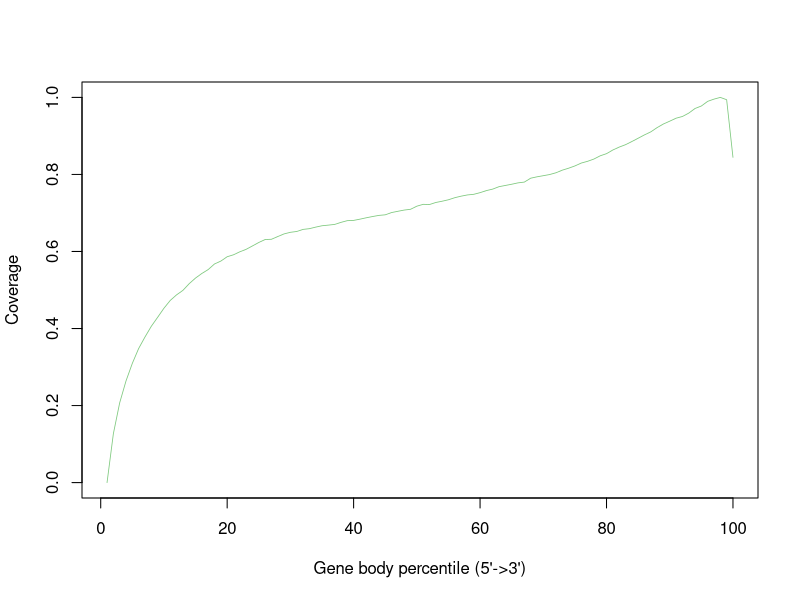
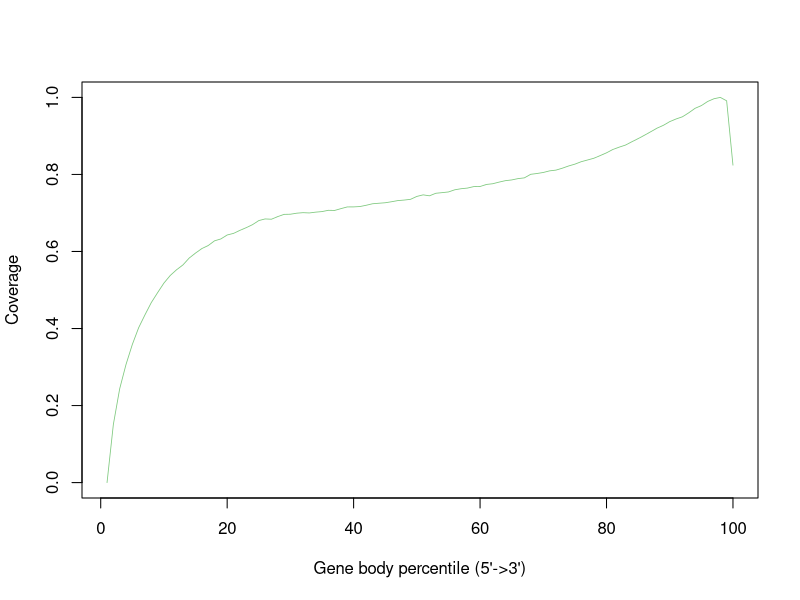
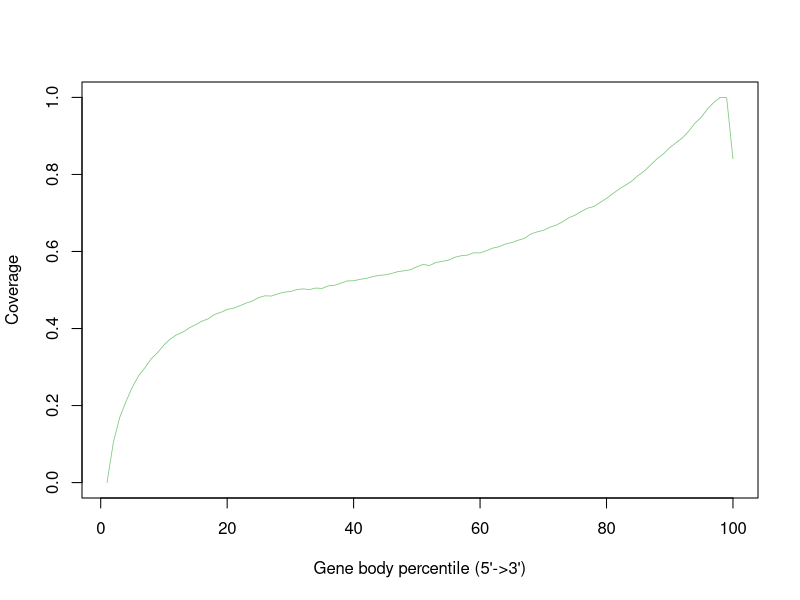
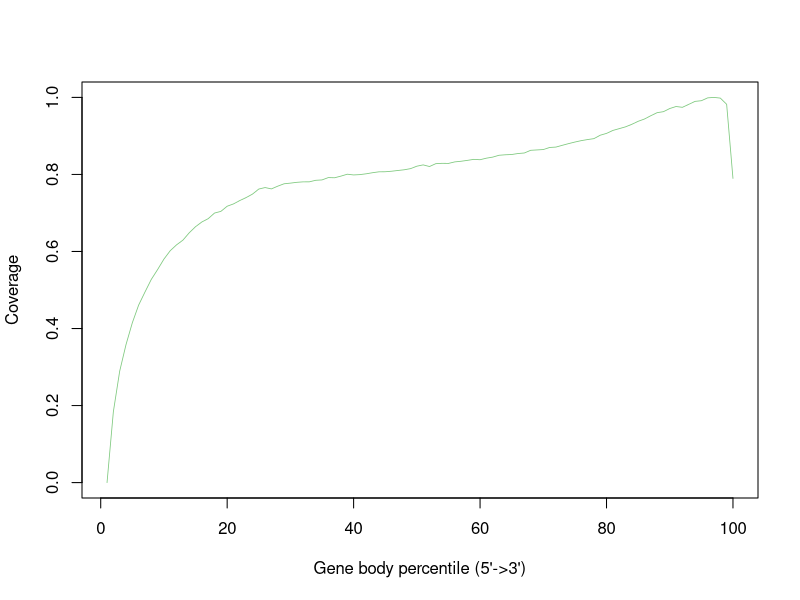
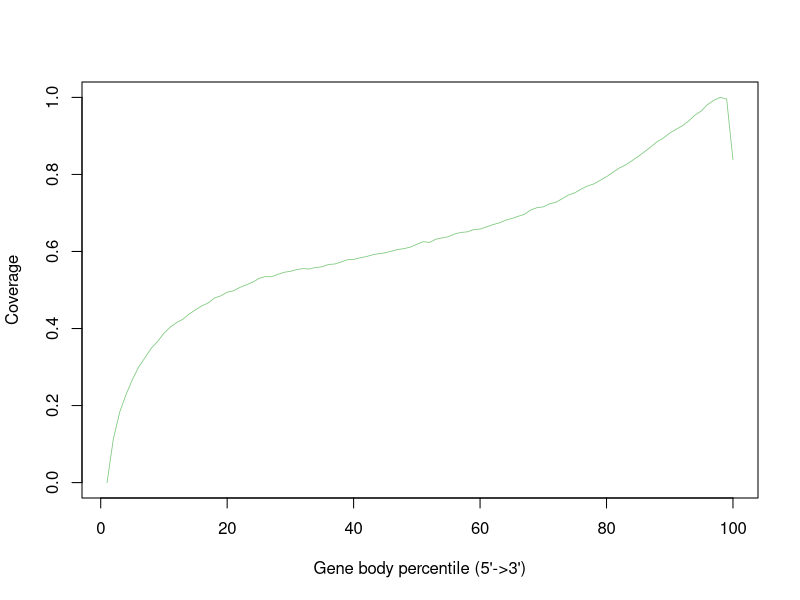
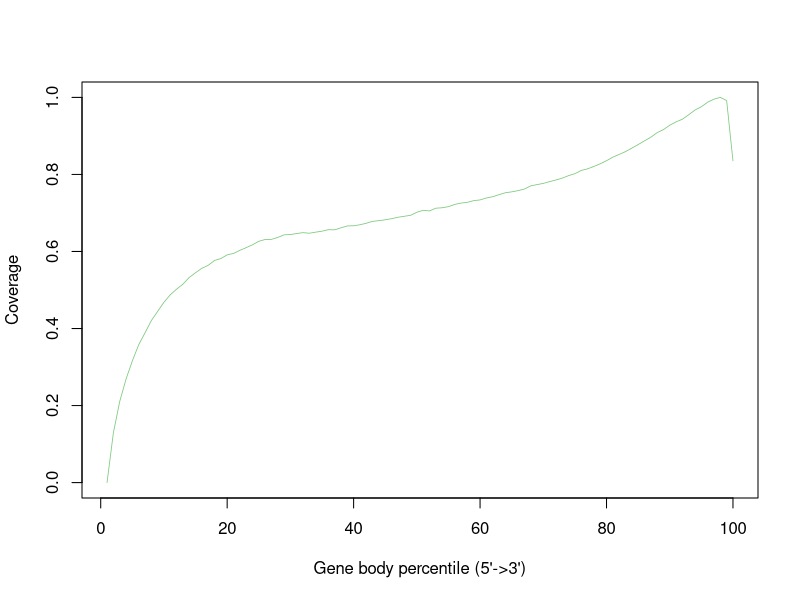
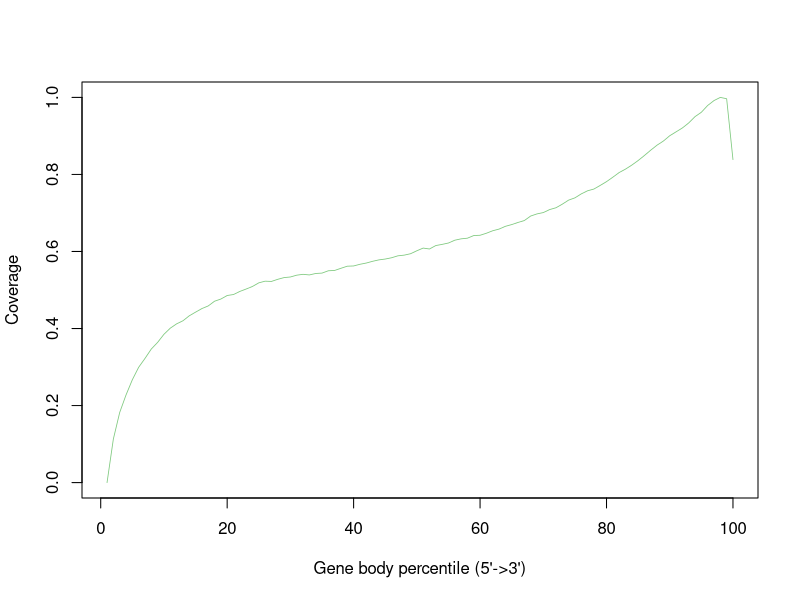
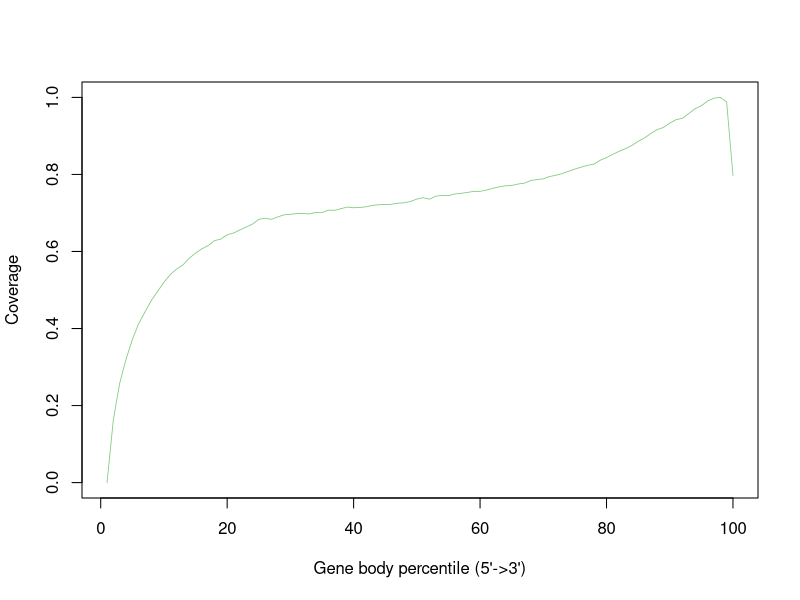

These figures' R source, in order:
# Contents of DG-WT-hRGC.geneBodyCoverage.r
DG_WT_hRGC_sorted <- c(0.0,0.1267465919302898,0.2071205149558365,0.26389926661061375,0.309579213850406,0.3481080497880801,0.37796108446800997,0.4057531385726422,0.4290491208087379,0.45267135841717887,0.4730069281799714,0.48743792516872037,0.4990396768359587,0.5165482075951219,0.5310700675907036,0.5429771612227637,0.5531182061529358,0.5676376423063381,0.5750979177859458,0.586353495070107,0.5914138871178786,0.5991735692564581,0.6055979318784127,0.614407541654427,0.6233811958261561,0.631048834111713,0.6316740610944337,0.6387984169078778,0.6456411098301001,0.6497889252972773,0.6519115895485541,0.6573360551216515,0.6591930600550716,0.6632293166321906,0.6667893814457305,0.6684304779757736,0.6702631201877993,0.6755794140349101,0.6800101353892984,0.6806844296387049,0.6839032299033263,0.687489615156944,0.690758321710544,0.6937014876144928,0.695186712447452,0.7010390483150366,0.7043392026671711,0.7075344481577914,0.7095095687851141,0.7176115098694037,0.7223826256755178,0.7218945322253392,0.7272268917956143,0.7304840695614117,0.7342598563289301,0.7396266158132148,0.7436170369132208,0.7468064403226905,0.7484197248174683,0.752718004949175,0.7580989967375396,0.7619338568894591,0.7682450136516695,0.7714122606576262,0.7745653375093027,0.7781448552100783,0.7801419147166158,0.7902450793440077,0.7938291961299444,0.7967568245840244,0.7997309410881118,0.8043441964035589,0.811082104763866,0.8161780464969375,0.8220993686419396,0.829532546808976,0.834070725166657,0.8399474859054354,0.84837453259078,0.8539633222336899,0.8634729873509931,0.8709804034535028,0.8772231022115913,0.8854199771145793,0.8939817334902864,0.902680219424839,0.9105025485612896,0.9216007625531797,0.9310079737260479,0.9383035211621465,0.9460195119916951,0.950466267994348,0.959146108989058,0.971267215455611,0.9776796142411667,0.9897757986381301,0.9955570351351151,1.0,0.9940077027839972,0.8443404201817428)


pdf("/users/sparthib/retina_lrs/plots/gene_body_percentile/DG-WT-hRGC.geneBodyCoverage.curves.pdf")
x=1:100
icolor = colorRampPalette(c("#7fc97f","#beaed4","#fdc086","#ffff99","#386cb0","#f0027f"))(1)
plot(x,DG_WT_hRGC_sorted,type='l',xlab="Gene body percentile (5'->3')", ylab="Coverage",lwd=0.8,col=icolor[1])
dev.off()


# Contents of EP1-BRN3B-RO.geneBodyCoverage.r
EP1_BRN3B_RO_sorted <- c(0.0,0.15098399776087437,0.24359841348487218,0.3065872772494289,0.3585990576892429,0.4021081361963063,0.4355836140740533,0.46731655710851855,0.49314983962168674,0.5180378308926271,0.5378045963565884,0.5526038986626375,0.5650569732030514,0.5830356284443322,0.5959443482659256,0.6076400034058553,0.6154456914012931,0.6276405416293834,0.6325481057172287,0.6427974298090326,0.6469646471782003,0.6547660670031866,0.6617446342044091,0.6695580989510935,0.6802189036111833,0.6845011083859928,0.6837422059771314,0.6906286458042835,0.6963393131848198,0.6967281869180865,0.6994081639104776,0.7007724592756857,0.7000381169323893,0.702131039633001,0.7035779494161034,0.7069045180609803,0.706545521520875,0.7112808757822778,0.7156717380489238,0.7157403181436381,0.7166975096238201,0.7200236803884006,0.7239195433954656,0.7252371059113221,0.726512890996063,0.7291493181814729,0.7321382673094387,0.7334887092061471,0.7353957494664968,0.7429507728752415,0.7470242713491535,0.744537808864527,0.751115891462017,0.7527639478203865,0.754554372982973,0.7601641234519834,0.7629422321938258,0.7646092782936115,0.7684360548128577,0.7687255308139119,0.774009091781797,0.7758740290726068,0.7800871473595976,0.7838285604698113,0.7857329964227667,0.7891773376353598,0.791084992801622,0.8003281137949222,0.8024389049379332,0.8051184478790918,0.8093094657241678,0.8112302871111453,0.8161516323256183,0.8219670869078357,0.8267467505658762,0.83306353432148,0.8375329960321206,0.8420594631379459,0.8489833760548259,0.8561265210149883,0.8648365547530672,0.8708280532809463,0.8762524277027991,0.8847855493927514,0.8930395399693546,0.9018003938725566,0.9109318551863299,0.920273650493122,0.927584556254595,0.9371592200475533,0.9440154571431196,0.949633382243673,0.9599652122405631,0.971651571449933,0.9787592327218492,0.9894805513579185,0.9965661483588559,1.0,0.9911790300011147,0.8240720183592096)


pdf("/users/sparthib/retina_lrs/plots/gene_body_percentile/EP1-BRN3B-RO.geneBodyCoverage.curves.pdf")
x=1:100
icolor = colorRampPalette(c("#7fc97f","#beaed4","#fdc086","#ffff99","#386cb0","#f0027f"))(1)
plot(x,EP1_BRN3B_RO_sorted,type='l',xlab="Gene body percentile (5'->3')", ylab="Coverage",lwd=0.8,col=icolor[1])
dev.off()


# Contents of EP1-WT_hRO_2.geneBodyCoverage.r
EP1_WT_hRO_2_sorted <- c(0.0,0.10458654081648068,0.1687650684849221,0.21074313613375847,0.2476285628949,0.2775227003391089,0.29833717793185777,0.3215453061740093,0.33750723947437816,0.3571465105465864,0.37259452889027556,0.3838818641487431,0.39070829149832054,0.4016401505739302,0.4100557830568763,0.4190842357821124,0.4250805248415226,0.4366278804900611,0.44191851037101915,0.44964662324984334,0.4526269850493034,0.459146764381679,0.46604378738610874,0.4714288620016122,0.4804307298425021,0.48496550447702536,0.4842807206775565,0.4899105903354965,0.494380062502431,0.4961142652824129,0.5010142698381225,0.5029371241911386,0.501087660771642,0.5050163952014938,0.5041373692716562,0.5106738608020214,0.512389269793517,0.5179243378728262,0.5235741313255223,0.5240073400449362,0.5276086700266313,0.530126442943664,0.5347427564516518,0.5379431721036423,0.5392525520002122,0.5429138912622324,0.5477497828306371,0.5499045858390231,0.5526805949257009,0.5602390879160342,0.5664617350734795,0.5634666831925127,0.5714211541693722,0.5742120912336136,0.5774975547259062,0.5849569640085867,0.5889163275557501,0.5905658393395149,0.5965966828011737,0.5963923300883914,0.601946429852244,0.6086572397182216,0.6124145105651423,0.619408535686728,0.6230387700393231,0.6290670561183713,0.6339658117197827,0.6450946487304142,0.6507841113505799,0.6548297122183295,0.6627003248351707,0.6681651541037129,0.6765882208384337,0.6873548016285889,0.693998286910495,0.7038505142063793,0.7124284512740702,0.7166989828635144,0.7272014395566189,0.7380742409361305,0.7502413752866202,0.7620447070922644,0.7722066750540887,0.7828070854485762,0.7972312586378572,0.8092524437575064,0.8249553677260456,0.8408288631673029,0.853547500051445,0.8695505893696385,0.8822570935548844,0.8947783361859053,0.9124038766114038,0.9332256695078989,0.9486726173193325,0.9707774431241081,0.9874273718207125,1.0,0.9994744281365376,0.8405601000971449)


pdf("/users/sparthib/retina_lrs/plots/gene_body_percentile/EP1-WT_hRO_2.geneBodyCoverage.curves.pdf")
x=1:100
icolor = colorRampPalette(c("#7fc97f","#beaed4","#fdc086","#ffff99","#386cb0","#f0027f"))(1)
plot(x,EP1_WT_hRO_2_sorted,type='l',xlab="Gene body percentile (5'->3')", ylab="Coverage",lwd=0.8,col=icolor[1])
dev.off()


# Contents of EP1-WT_ROs_D45.geneBodyCoverage.r
EP1_WT_ROs_D45_sorted <- c(0.0,0.1839773006392429,0.2892377895582957,0.35819782838761205,0.4148897989725579,0.46088634093066544,0.49473278509017016,0.5275006598295022,0.5531484644779628,0.5802441959623542,0.6021678203348113,0.6173073472541184,0.6294401601554023,0.6485193769215402,0.6644193167349556,0.6766681795378607,0.685194496570419,0.6997818057536316,0.7040824761747304,0.7174825621742456,0.7235058381068731,0.732334742999116,0.7400028628366576,0.7489186008419093,0.7621042805619153,0.7659419363931307,0.762482137407088,0.7695635923018216,0.7757636808838556,0.7774504498588625,0.779519979196012,0.7807250184913668,0.7808518561303217,0.7847937525597891,0.7857841403997862,0.7918563289141884,0.7914023041054165,0.7956863434314592,0.8005954585832408,0.7987227645897916,0.7995913817583693,0.8017083934848441,0.8045235434399095,0.8068137719033462,0.8070197604787238,0.8083581345730187,0.8102805175384296,0.8121024601312402,0.8150777099153731,0.821434792765727,0.8248160946176096,0.8205684639050685,0.8279948812186351,0.8288751033773749,0.8286055325319542,0.8325812223658726,0.8342484181356412,0.836549066572639,0.8391544685893166,0.8382238219310696,0.8422375957467875,0.844995088514815,0.8497964897438244,0.851056244116035,0.8517606751914036,0.8543205562255439,0.8556899042020321,0.8626838721814942,0.8636313542480046,0.864624520747618,0.8700067844243543,0.8710556058415762,0.8756179606183024,0.880034926116871,0.8841110563233896,0.8877499154041166,0.8905553400505251,0.8929303176322584,0.9018221509922818,0.9065833025194965,0.9142108048914707,0.9188599110559229,0.9235410126686039,0.9301412282353824,0.9379419473443186,0.9438918748356044,0.9524255062809762,0.9603419892530436,0.96296063076554,0.971130380389103,0.9763789006404852,0.9742701023049349,0.9819823129325642,0.9896905190213349,0.9914076080762723,0.9988134306185652,1.0,0.9982035148327915,0.9821397158272983,0.7896553035969626)


pdf("/users/sparthib/retina_lrs/plots/gene_body_percentile/EP1-WT_ROs_D45.geneBodyCoverage.curves.pdf")
x=1:100
icolor = colorRampPalette(c("#7fc97f","#beaed4","#fdc086","#ffff99","#386cb0","#f0027f"))(1)
plot(x,EP1_WT_ROs_D45_sorted,type='l',xlab="Gene body percentile (5'->3')", ylab="Coverage",lwd=0.8,col=icolor[1])
dev.off()


# Contents of H9-BRN3B_hRO_2.geneBodyCoverage.r
H9_BRN3B_hRO_2_sorted <- c(0.0,0.11338481108383999,0.18274622831458684,0.2283304898844867,0.26709279547239706,0.29971677787593975,0.32416334250506923,0.3488866297584636,0.3664651097368434,0.38776647949160875,0.40374018555775587,0.4155278384046553,0.4240349724452817,0.43790982408283957,0.44857226337474576,0.4590075658918894,0.4663392090918717,0.479248420759837,0.4848404106103445,0.4943530409756915,0.49786341291302444,0.5066854467309689,0.5132680176407093,0.5199777140251699,0.5297338780796566,0.5347890171491969,0.5344401876123089,0.5404164184081639,0.5459751205469536,0.5484815271967519,0.5529294865513693,0.5556048999511648,0.5544940090021035,0.5584304043834681,0.5602921949897351,0.5661969115325228,0.5674669809606142,0.5725460733538683,0.578494399762304,0.5793995884572044,0.5835878641497864,0.58675197474164,0.591296883321928,0.5944396087814762,0.5965930372774958,0.6008460610265496,0.6052387054892918,0.6075196545664023,0.6115695442527037,0.6186076234193769,0.6255307760205202,0.6235469469340535,0.6317783955046378,0.6351617901321394,0.6384803873148729,0.6457193780709642,0.6494280934063068,0.6510378061481712,0.657082390346129,0.6582289396451313,0.6637211651370782,0.6696066202443022,0.6740723099972975,0.680912490260628,0.6854084550392656,0.6912140492713448,0.6963272689773541,0.7078010592011581,0.7136872551328268,0.71583125046425,0.7237558495498158,0.727765388998026,0.737151091441838,0.7467442741184782,0.7525271991225477,0.7620808711621343,0.7701187669994516,0.7754458874168103,0.7846865364343388,0.7941866221724213,0.8054839974017806,0.8164165906745414,0.8245511394077514,0.8353948831354377,0.8465885429425309,0.8588393098439961,0.8715256321306822,0.8847956746915404,0.8944411595739805,0.9075817554101915,0.9171834822620946,0.9263584942338177,0.9389500897681674,0.9543245182468024,0.964841262064573,0.9817740394569026,0.9928026929660003,1.0,0.9957362096023491,0.8382037437118821)


pdf("/users/sparthib/retina_lrs/plots/gene_body_percentile/H9-BRN3B_hRO_2.geneBodyCoverage.curves.pdf")
x=1:100
icolor = colorRampPalette(c("#7fc97f","#beaed4","#fdc086","#ffff99","#386cb0","#f0027f"))(1)
plot(x,H9_BRN3B_hRO_2_sorted,type='l',xlab="Gene body percentile (5'->3')", ylab="Coverage",lwd=0.8,col=icolor[1])
dev.off()


# Contents of H9-BRN3B-RO.geneBodyCoverage.r
H9_BRN3B_RO_sorted <- c(0.0,0.1288550285742977,0.21014605350723756,0.26848353697839333,0.31587235660468044,0.3575369489416838,0.38866615841893676,0.42040395226776717,0.4444308462253735,0.46814473669970275,0.48755233653498653,0.5021043194729079,0.515159236663243,0.5325461348363367,0.5449084062956245,0.5564616093474528,0.5641077156369919,0.576751232488917,0.5816524816818801,0.5912304734315185,0.5949194506595481,0.6029771347069979,0.6100105759764415,0.6172809077633273,0.6264357894875042,0.6311304159298583,0.6313984613116376,0.6364843332371128,0.6432365645978193,0.6440100781373224,0.6466390448159884,0.6488911369910966,0.6473898486593916,0.6502163187263267,0.6526679013881125,0.6566261304505266,0.656186378475892,0.6614940957451433,0.6662785319387924,0.6667246000476549,0.6693902925629825,0.67324696670315,0.6781717417219166,0.6800589884356195,0.6822853192992142,0.6851077442015315,0.6887948052989528,0.6913614267650446,0.693918644997595,0.7017994772866668,0.7068440814362605,0.7052893543509205,0.7123810956683206,0.7134955030366235,0.7163852054136367,0.7221958005159004,0.7256628259484535,0.7277574405746688,0.7320069569734646,0.7338549939774951,0.7389404046122683,0.7422501299154295,0.7474945439068023,0.7524771221989232,0.7547899982949986,0.7579739686560065,0.7620035203577344,0.770359340134296,0.7736130718430108,0.7767547808789327,0.781351081433954,0.7855970139588341,0.7904490469822806,0.7969455458745619,0.8020896113962932,0.8104071795284864,0.8145531539066266,0.8208255364855219,0.8275962194743096,0.8356831777393882,0.844968533764439,0.8520964331760983,0.8592618390702225,0.8682274496709667,0.8775938509239741,0.887226274976452,0.8966511536969167,0.9084283666104306,0.9164194473772873,0.9277454470164161,0.9365127380991878,0.9433422179105341,0.9550682985239229,0.9673293698999655,0.9757155638950606,0.987661112430915,0.9954942188742768,1.0,0.9919117997984159,0.8352036483126785)


pdf("/users/sparthib/retina_lrs/plots/gene_body_percentile/H9-BRN3B-RO.geneBodyCoverage.curves.pdf")
x=1:100
icolor = colorRampPalette(c("#7fc97f","#beaed4","#fdc086","#ffff99","#386cb0","#f0027f"))(1)
plot(x,H9_BRN3B_RO_sorted,type='l',xlab="Gene body percentile (5'->3')", ylab="Coverage",lwd=0.8,col=icolor[1])
dev.off()


# Contents of H9-CRX_hRO_2.geneBodyCoverage.r
H9_CRX_hRO_2_sorted <- c(0.0,0.11312987624180007,0.18192551100129098,0.22738617442312303,0.2669117383655889,0.29936035794359633,0.32235411028335836,0.34675321017400307,0.3640288780982961,0.38498078558031157,0.4008960621993175,0.41209727722115713,0.42004955578361824,0.4329733825664383,0.442482667644547,0.45179528282099896,0.4585947782390989,0.47086148909633296,0.47648780151653497,0.48570673050234775,0.4882706584750043,0.49629912201327414,0.5025337110314259,0.5092020567208904,0.5185472132186676,0.5229031015160701,0.5222447276906682,0.5277464533377961,0.5322218421177126,0.5337930136791136,0.5384812609844051,0.5407122283449128,0.5391032104064412,0.5428778396062883,0.5438814248942202,0.5499059993344069,0.5507957720346448,0.5563813394390696,0.5617959418511199,0.5624230869463087,0.5667627319286968,0.5699881511306468,0.5745002924617072,0.5782088545755696,0.5803702546071264,0.5836959229552771,0.5887299833273583,0.590518880939509,0.5941385696968106,0.6018494408772046,0.6088305113991702,0.6064742462787358,0.6153982797946561,0.6184271384775419,0.6219877606347909,0.6292673362522078,0.6328184421238927,0.6345014573863194,0.6413851774007907,0.6420962189445728,0.6473519431407406,0.6537895462509253,0.6581219172908994,0.6652950636456288,0.6698256906348539,0.675394960032968,0.6803072775793851,0.6920027925375913,0.6975530840558737,0.7010078238633987,0.7087857465731118,0.7134679231445089,0.7227632011800194,0.7333237623564729,0.7392061941174588,0.7494771648797652,0.7575578039147483,0.7620678669765476,0.7715145852116375,0.7813420095605855,0.7928632780486364,0.8049641648953523,0.8137962623421164,0.8242793259516491,0.8360915521362557,0.8493184780834201,0.8631320228751816,0.8761285890821405,0.8868006111205453,0.90050876578425,0.9106003490945446,0.920703472268368,0.9337421507735126,0.9501319837709047,0.9614590434656343,0.9790897125945032,0.991793844439905,1.0,0.9965816845958408,0.8385337919745445)


pdf("/users/sparthib/retina_lrs/plots/gene_body_percentile/H9-CRX_hRO_2.geneBodyCoverage.curves.pdf")
x=1:100
icolor = colorRampPalette(c("#7fc97f","#beaed4","#fdc086","#ffff99","#386cb0","#f0027f"))(1)
plot(x,H9_CRX_hRO_2_sorted,type='l',xlab="Gene body percentile (5'->3')", ylab="Coverage",lwd=0.8,col=icolor[1])
dev.off()


# Contents of H9-CRX_ROs_D45.geneBodyCoverage.r
H9_CRX_ROs_D45_sorted <- c(0.0,0.16348247472627594,0.2577019599872474,0.31996082989595864,0.3712018399239358,0.41248668144124667,0.44301527053589873,0.4727884135111011,0.49638323609175483,0.5200731124697703,0.5402036983028641,0.5542810995293976,0.565055701084169,0.5825329406619061,0.5958923879860469,0.6071019874756587,0.6153070047988274,0.6282061359144916,0.6321128249318126,0.6433811769309771,0.6478800665438333,0.6558972699137926,0.6633134509900857,0.6711471189304291,0.6834041627476273,0.6863370686167559,0.683404074530646,0.6897924395576942,0.6950904426957486,0.696424592212593,0.6983003939946819,0.6988393115335058,0.6973806878560327,0.7013315294724995,0.7013017562413073,0.7072624894514544,0.706858058700638,0.7110995311620312,0.715349604779102,0.7135101925018036,0.7142828409326087,0.716057060860719,0.7198159423258548,0.721422902857401,0.7218915996791019,0.7226139203220696,0.7252790876529219,0.7264011194382061,0.7299651295916277,0.736066392453002,0.7396256388894329,0.7358408216317919,0.7436202361286295,0.7454227295992497,0.7449464020086654,0.749300218795757,0.7509758121387625,0.7533945453323249,0.755984154818685,0.7561254784227439,0.7595302569249007,0.7638964681978665,0.7676314869695579,0.7704874235224934,0.7713772241044785,0.7750766473242113,0.7774112215176038,0.7841453088944066,0.7867211124231916,0.788506447690947,0.794640218509934,0.7977901822615764,0.802375480407626,0.8083070579054501,0.8141014138888463,0.8189931337194767,0.8237988861018204,0.8266877275887846,0.8368602923546048,0.8437113113401341,0.852360060079293,0.8601353724864997,0.8668240281179278,0.8753349819322801,0.8858997593970052,0.8945626228531736,0.9064374224903547,0.9164527404869895,0.9219367050216458,0.9333864752428745,0.9422647645674025,0.945646430220456,0.9580701600238397,0.9706474755916845,0.9786358320087554,0.9907470531558479,0.9980118538922126,1.0,0.9881334927590619,0.7973743274116802)


pdf("/users/sparthib/retina_lrs/plots/gene_body_percentile/H9-CRX_ROs_D45.geneBodyCoverage.curves.pdf")
x=1:100
icolor = colorRampPalette(c("#7fc97f","#beaed4","#fdc086","#ffff99","#386cb0","#f0027f"))(1)
plot(x,H9_CRX_ROs_D45_sorted,type='l',xlab="Gene body percentile (5'->3')", ylab="Coverage",lwd=0.8,col=icolor[1])
dev.off()


# Contents of H9-FT_1.geneBodyCoverage.r
H9_FT_1_sorted <- c(0.0,0.15317699223169073,0.24748949591136618,0.3106465276841373,0.3636793082906491,0.4084065628317643,0.4413658195658078,0.47411819149252704,0.4996218718010563,0.5281838134795455,0.5505751688852341,0.5669897817390606,0.578048433075487,0.598538638649855,0.6119185400567098,0.6241306311695892,0.6327964963791993,0.648924395251272,0.6551197975719523,0.6669360980436472,0.6705556325781531,0.6807462286887441,0.6883428514272076,0.6970623370259866,0.7089829661887678,0.7132579102735273,0.7127824170704022,0.7203047815839603,0.7258761109454598,0.7294684871010362,0.7338730823747185,0.7356315399307303,0.7344989279087478,0.7378559314469338,0.7387102492176931,0.7444859944429778,0.743508799251467,0.7484271247000075,0.7530388580059926,0.7513076854413996,0.7551924098344985,0.7564623331009994,0.7601942995258996,0.7614194652774744,0.7616938978477776,0.765429852566087,0.7696480742556927,0.769355599405681,0.7725827618362103,0.7810878291845585,0.786094783375527,0.7814757698514139,0.7887932753574746,0.7893485344287846,0.7911267435331089,0.798431461177762,0.8012428915000605,0.8003919922665091,0.805145784785357,0.8057766948189536,0.8091721252476065,0.8107186334967268,0.8157825633078273,0.8170797082595024,0.816898715706216,0.8197685776922722,0.8231526763031433,0.8331026453780427,0.836646718868996,0.837854981853265,0.8417954157416042,0.843523359687723,0.850436085065867,0.8560046922588491,0.8614337724887521,0.8659719439385221,0.8704543425868071,0.8724607073966383,0.8793491864831039,0.8848124520850861,0.8939607108784817,0.9006542067316062,0.9042509510180594,0.9112649663875494,0.919747686631557,0.9268063329034839,0.9342587440167686,0.9415048400789302,0.9467203250395823,0.9539103317690361,0.9569502343280644,0.9592250176149626,0.9674823043219807,0.9776022506636077,0.9822665281526035,0.9931207003190001,0.9980076891764681,1.0,0.9932223068415692,0.8183313360213165)


pdf("/users/sparthib/retina_lrs/plots/gene_body_percentile/H9-FT_1.geneBodyCoverage.curves.pdf")
x=1:100
icolor = colorRampPalette(c("#7fc97f","#beaed4","#fdc086","#ffff99","#386cb0","#f0027f"))(1)
plot(x,H9_FT_1_sorted,type='l',xlab="Gene body percentile (5'->3')", ylab="Coverage",lwd=0.8,col=icolor[1])
dev.off()


# Contents of H9-FT_2.geneBodyCoverage.r
H9_FT_2_sorted <- c(0.0,0.14540130195543396,0.23172854694632333,0.28757828092144155,0.3351886418247105,0.3757004210410781,0.40427848869802374,0.433975257150439,0.4557402535694016,0.4822819578931135,0.5019329960466181,0.5164289381164785,0.52557291388074,0.5436650371962457,0.554592029187365,0.5650617181893774,0.5723502233719826,0.5883157453802533,0.5937551015020907,0.604857081527474,0.6078962742623097,0.6170112821781043,0.6234793095231975,0.6307967825542695,0.6417283593847145,0.644963032996255,0.6441404016736053,0.6507024876921378,0.6557008656315582,0.6592220222336921,0.6635694224561263,0.6656114126376234,0.6628916998430735,0.6664560650824889,0.6672236088659678,0.6727345162681909,0.6723491118957824,0.6774544694194691,0.6818910656069668,0.6801088135199965,0.6845245695287411,0.685978866669399,0.6893984621337426,0.6910388620706662,0.6910684551244958,0.694934725086782,0.6994448176380158,0.6992081426746425,0.7021113185094826,0.7106591262268787,0.7158604180400924,0.7115867225831818,0.719825123113356,0.7203932263861671,0.7230561844272458,0.7315104197420402,0.7339796335879771,0.7343191895671286,0.7391281302816828,0.7392691488245792,0.7432180153619904,0.7462726298291036,0.7509998075756829,0.7538758911781439,0.754380570840283,0.7586837898837604,0.7629393543851557,0.7737867368934379,0.7785760183727016,0.7794642962584237,0.7850384188695314,0.7880840025925182,0.7953487499713447,0.8023384069906295,0.8089493979619694,0.8146963551222033,0.8205748832776322,0.824013443304641,0.8308887572098335,0.8387466855432375,0.8490222830137955,0.8575407060791496,0.8637321147849258,0.8717177934140867,0.8812522446609199,0.8901553774260573,0.8994849002484844,0.9090311609299444,0.9168522716142177,0.9263918634384767,0.932732418356863,0.9372680053934382,0.9482665486649434,0.9624852468901244,0.970584921297065,0.9868338002691162,0.9942448457027899,1.0,0.9969669203842652,0.8227623379068263)


pdf("/users/sparthib/retina_lrs/plots/gene_body_percentile/H9-FT_2.geneBodyCoverage.curves.pdf")
x=1:100
icolor = colorRampPalette(c("#7fc97f","#beaed4","#fdc086","#ffff99","#386cb0","#f0027f"))(1)
plot(x,H9_FT_2_sorted,type='l',xlab="Gene body percentile (5'->3')", ylab="Coverage",lwd=0.8,col=icolor[1])
dev.off()


# Contents of H9-hRGC_1.geneBodyCoverage.r
H9_hRGC_1_sorted <- c(0.0,0.1159105878368739,0.18791957158532893,0.23789217235250745,0.28090963453023315,0.3168067960763765,0.3411614474794706,0.3707772849026894,0.39102988449656745,0.4151960411775137,0.43271588395524924,0.44623717202584995,0.4539806218759208,0.46896036910966493,0.4803977155306318,0.492455377916085,0.5008223103086447,0.5122368240355937,0.521151907746583,0.531781943438917,0.5337662212124727,0.5400847109614264,0.5445892515009579,0.5525573617272049,0.5598341579769099,0.5616651067103454,0.5622255910167848,0.5705145255932834,0.575723213083367,0.5770903414704388,0.5796274370984279,0.5819052066542136,0.5842678071680659,0.5852612793508448,0.5857769315792491,0.5883346932952545,0.590735959393137,0.5961064756853475,0.5996105442380947,0.5982382493290188,0.6037317621773257,0.6069773379678702,0.6114282133433597,0.6143182990876256,0.6149067826100869,0.6200703046981351,0.6237790341870427,0.6244990140276072,0.6270031105795705,0.6342062422252177,0.6380384682562221,0.6356200359723261,0.6433804853464103,0.6435988125665815,0.6505134522900026,0.6596368635011552,0.6619422989489627,0.6602760122716564,0.6673563140232074,0.6693479249247688,0.6750002666592002,0.6779905162655445,0.6851336495911448,0.6920296231705513,0.6935360809897323,0.6976451326029538,0.7045196067843433,0.7132406959271808,0.719048533307734,0.7232067502109941,0.7307707050869242,0.73151785083351,0.739955447914125,0.7494083498995362,0.7567444778212876,0.7656228958922483,0.7708519161463478,0.7741456572549302,0.7834762293322454,0.791692499276687,0.8022120380629343,0.8120299298286314,0.8208146838555187,0.8290592863399825,0.8401464758986749,0.8488280661474812,0.8614353798093654,0.8747345074337919,0.8865746759090746,0.8965578963789014,0.9099701875014167,0.9164936715105311,0.9326980511212353,0.9540337870539625,0.9609370937613747,0.9815061844935008,0.993269021800723,1.0,0.9948866431739911,0.831700212394053)


pdf("/users/sparthib/retina_lrs/plots/gene_body_percentile/H9-hRGC_1.geneBodyCoverage.curves.pdf")
x=1:100
icolor = colorRampPalette(c("#7fc97f","#beaed4","#fdc086","#ffff99","#386cb0","#f0027f"))(1)
plot(x,H9_hRGC_1_sorted,type='l',xlab="Gene body percentile (5'->3')", ylab="Coverage",lwd=0.8,col=icolor[1])
dev.off()


# Contents of H9-hRGC_2.geneBodyCoverage.r
H9_hRGC_2_sorted <- c(0.0,0.14820576254026782,0.23367733122321327,0.2904845271368621,0.33801623119126906,0.3778638694478939,0.40740610335061095,0.4362661245086252,0.4582624844259487,0.4839367828748723,0.5029413192083748,0.5174424889273866,0.5261059179914795,0.5447764795651493,0.5581871405095417,0.5687550689393696,0.577661825034364,0.5918196008826694,0.597786787032737,0.6098808805415432,0.6134772316318143,0.6220381717990205,0.6282684651128243,0.6369179897751515,0.6458365421851925,0.651461814610548,0.6504807020807892,0.656843760005002,0.6630465136327277,0.6670367181162424,0.6700122152412158,0.673132632114916,0.6740439535183923,0.6768764147168135,0.6794840282828091,0.6822567902594553,0.6829992404608403,0.6883297395687608,0.692148964763465,0.6916861275962994,0.6955172836647769,0.6984062595284398,0.7010631215884316,0.7042111230011189,0.7042577251734888,0.7095245780036491,0.7135120016068106,0.7157537948476387,0.7196012773749638,0.7266679428814352,0.7318405148970415,0.7284469886609155,0.7349468479573402,0.737169892682239,0.7402633529576771,0.7468472217525126,0.7503753964212223,0.7511273105863899,0.753904692412655,0.7565376030192825,0.7615889824749817,0.7650479491052249,0.7708115479016957,0.7733875401669013,0.7760304529722184,0.7789498839610394,0.7823074830171188,0.7919735540072531,0.7961343789563069,0.7974242140581754,0.8021297327331774,0.8050688541490152,0.8120855535149476,0.8178386118778217,0.8225281629172475,0.8301805177084218,0.8340448200765926,0.8387112718679236,0.8459657813569602,0.8510600401935887,0.8617571450011119,0.8682051543348228,0.8741269493410614,0.8821811413432675,0.890180478237862,0.8979170219390827,0.9059317433814374,0.9171549279577063,0.9240393560952278,0.9322912148670528,0.9393559068455317,0.9438991476960541,0.9534074261526009,0.9674973844026162,0.9742072898715224,0.9885790140953854,0.9950688711931206,1.0,0.9953321129155835,0.829286195557427)


pdf("/users/sparthib/retina_lrs/plots/gene_body_percentile/H9-hRGC_2.geneBodyCoverage.curves.pdf")
x=1:100
icolor = colorRampPalette(c("#7fc97f","#beaed4","#fdc086","#ffff99","#386cb0","#f0027f"))(1)
plot(x,H9_hRGC_2_sorted,type='l',xlab="Gene body percentile (5'->3')", ylab="Coverage",lwd=0.8,col=icolor[1])
dev.off()


# Contents of hRGC.geneBodyCoverage.r
hRGC_sorted <- c(0.0,0.15550433066737945,0.24740623490380828,0.3103775167142658,0.3597802456699269,0.4021191520539273,0.4341479191059383,0.4628400398612095,0.4861181991037303,0.5096707541222095,0.5279699334704476,0.5411527105331899,0.551004097316077,0.5688140180875653,0.583362804885296,0.593509320978084,0.6017167630225742,0.6139527439181414,0.6188778694484642,0.629636407768657,0.632587463158359,0.6400820414052635,0.6458125260654858,0.6533824581625017,0.661126948126811,0.6663694948175409,0.6652972409609056,0.6711048754971096,0.6772769448120868,0.6796466424749025,0.6807015171400296,0.6834372871346177,0.68555733720148,0.6869021115717683,0.6896802466471763,0.6910522255269685,0.6912019823899663,0.694762392380413,0.6987764309638029,0.6985172749955958,0.7000423650808199,0.7022423118867596,0.705570400648471,0.7072156924062706,0.7085869053338535,0.7129444074527678,0.7152902813606586,0.7169993584489943,0.7195102554397794,0.7259158873543139,0.7298324387099568,0.7270468818217619,0.7320642121508018,0.7352349637638574,0.7374492787767585,0.7416909636391922,0.7450342657965098,0.7472990280066464,0.7488585859412905,0.7523597799023121,0.7565422223231754,0.7586097914576255,0.7642096680600834,0.7667066194382295,0.7690428529131408,0.772227286017384,0.7748154649448765,0.7839113323157614,0.7871381833251148,0.7893214904796102,0.7928548280212787,0.7967130085361412,0.8028451162755073,0.80787446413059,0.8130140034552368,0.8206832452180151,0.8245935368952576,0.8302225725059605,0.8392688642803998,0.8437674072544126,0.8547928138891963,0.8605107263683274,0.8669214558268757,0.8756413727237022,0.883923798848272,0.8930883113844005,0.9016996743646625,0.9125015021907554,0.9219057049441158,0.9303541314009504,0.9392081691708462,0.9445518479653536,0.9547091138012175,0.9681033200858817,0.9757635024828737,0.9888977340228312,0.9954682833716794,1.0,0.9927954271068374,0.8292389313963018)


pdf("/users/sparthib/retina_lrs/plots/gene_body_percentile/hRGC.geneBodyCoverage.curves.pdf")
x=1:100
icolor = colorRampPalette(c("#7fc97f","#beaed4","#fdc086","#ffff99","#386cb0","#f0027f"))(1)
plot(x,hRGC_sorted,type='l',xlab="Gene body percentile (5'->3')", ylab="Coverage",lwd=0.8,col=icolor[1])
dev.off()


# Contents of YZ-15T_hRGC.geneBodyCoverage.r
YZ_15T_hRGC_sorted <- c(0.0,0.17163698223742652,0.27028478859072985,0.33723376369162117,0.3898429248168096,0.43244728291887446,0.46305278499088465,0.4935535068796982,0.5155825984516574,0.5403537820353299,0.5596416338316552,0.5733114556856078,0.5805840795482539,0.5955147622539437,0.6084374421937239,0.6178792760048177,0.6251411796346796,0.6368556579415036,0.64138838766443,0.6521350846216601,0.6540738319925118,0.6595717415022644,0.6632494093106881,0.670480542732642,0.6794337312887083,0.6809056775608753,0.6773949583148906,0.6824043122786765,0.6869120131735962,0.6877171071411463,0.687485882036532,0.6899484406143062,0.6886433980500479,0.6901240461011275,0.6910141842584641,0.6923133508792295,0.6902559632752635,0.6940623187316287,0.6955116583204347,0.6939091853645767,0.6958881672492672,0.6972922486168208,0.6980897173141897,0.6994236461960757,0.6986610743234187,0.7017770737011967,0.7049149172353174,0.706312135859708,0.7084024466890448,0.7142494590095079,0.717193575826494,0.7130075267696323,0.718250034582843,0.7193516169968528,0.7207654317975202,0.7250312770641023,0.7258774577815703,0.7273387286754834,0.7296088164629763,0.730582967155898,0.7353618136875574,0.7367121144730678,0.7420115426854551,0.7447334950129836,0.7460944263222173,0.7490748753088907,0.7509728947660683,0.7603950374382824,0.7623737053412596,0.7651511875775199,0.7689642712134568,0.771675593017262,0.7788050860731527,0.7833378606506096,0.7888219101104444,0.7953317826823116,0.7998395284317619,0.8042329399830235,0.812677298745347,0.8202914450030528,0.8290364188286401,0.8378398381074402,0.844365230346853,0.8521792932468992,0.8628244844016576,0.8721826196588796,0.8827328089180854,0.8958859065809311,0.903106902878997,0.916624667874629,0.9265492709972579,0.9309748432468723,0.9436192008250363,0.9607187794974607,0.9695766521762611,0.9853866182429117,0.9944276319696539,1.0,0.9909000474202097,0.8020899699349053)


pdf("/users/sparthib/retina_lrs/plots/gene_body_percentile/YZ-15T_hRGC.geneBodyCoverage.curves.pdf")
x=1:100
icolor = colorRampPalette(c("#7fc97f","#beaed4","#fdc086","#ffff99","#386cb0","#f0027f"))(1)
plot(x,YZ_15T_hRGC_sorted,type='l',xlab="Gene body percentile (5'->3')", ylab="Coverage",lwd=0.8,col=icolor[1])
dev.off()


# Contents of YZ-3T_hRGC.geneBodyCoverage.r
YZ_3T_hRGC_sorted <- c(0.0,0.18237560267323527,0.28297340421905937,0.34998810579076395,0.40499929363441195,0.45065977601746615,0.48224560084679247,0.5151212186816185,0.5378725373286594,0.5658129398183571,0.5872474919320356,0.6020225209564919,0.6103650393931038,0.6283137772318038,0.6421822253971455,0.6530740066631078,0.6613480041117294,0.6747190580726539,0.6802289447227203,0.6924728108014464,0.6951973721789745,0.7019322918613286,0.7059367148147078,0.7137662073292306,0.7239573232951849,0.7253517195242034,0.7219670412872449,0.7281224120986204,0.7334541794394255,0.735617879488154,0.7359434423298923,0.7392101774940406,0.7376310801798988,0.7398564256114764,0.7403944857881829,0.7421434751917588,0.7405519195161643,0.7449715232415434,0.74641780972133,0.7444610830171142,0.7474542043561484,0.7489785906584385,0.7498619590044688,0.7514931228669464,0.7497918513383689,0.7527263243532054,0.7560132162059306,0.7567717658740093,0.7595922918942375,0.7656291907400995,0.76895551448214,0.7637968125869882,0.7690310873728395,0.7690037024839858,0.7712005464754472,0.7761857715639545,0.7771415394444652,0.7779489235388046,0.7800995775675214,0.779669117672985,0.7851843520159392,0.7862119905382271,0.7916064022814315,0.793927242228862,0.7947708848562975,0.7976762100066029,0.8006119758702694,0.8082646419243609,0.8105294780111095,0.8128735304716243,0.8164184631976477,0.8178496468524655,0.8240953407843737,0.8282389800504023,0.8321164687550171,0.8368587557951949,0.840138536979355,0.8423154005798075,0.850697821032582,0.8565664144671195,0.8644888745656909,0.8727066330902072,0.878167685314013,0.8841341826644956,0.8939369150887446,0.9008627062710926,0.9093972715248164,0.9203668000181469,0.9255595273438703,0.9353064322050054,0.94312828515826,0.9457772148792326,0.9561596137061721,0.9707743882415634,0.9759212781996774,0.9910292157978605,0.9972258990059403,1.0,0.9884984054472657,0.7936297694662485)


pdf("/users/sparthib/retina_lrs/plots/gene_body_percentile/YZ-3T_hRGC.geneBodyCoverage.curves.pdf")
x=1:100
icolor = colorRampPalette(c("#7fc97f","#beaed4","#fdc086","#ffff99","#386cb0","#f0027f"))(1)
plot(x,YZ_3T_hRGC_sorted,type='l',xlab="Gene body percentile (5'->3')", ylab="Coverage",lwd=0.8,col=icolor[1])
dev.off()
